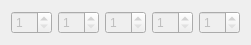
     <widget class="QWidget" name="layoutWidget_6">
      <property name="geometry">
       <rect>
        <x>190</x>
        <y>80</y>
        <width>251</width>
        <height>27</height>
       </rect>
      </property>
      <layout class="QHBoxLayout" name="horizontalLayout_2">
       <item>
        <widget class="QSpinBox" name="spinBox_SetUnitInfo_Cassette1_usArryCassCashOutPrioritySet">
         <property name="enabled">
          <bool>false</bool>
         </property>
         <property name="minimum">
          <number>1</number>
         </property>
         <property name="maximum">
          <number>10</number>
         </property>
        </widget>
       </item>
       <item>
        <widget class="QSpinBox" name="spinBox_SetUnitInfo_Cassette2_usArryCassCashOutPrioritySet">
         <property name="enabled">
          <bool>false</bool>
         </property>
         <property name="minimum">
          <number>1</number>
         </property>
         <property name="maximum">
          <number>10</number>
         </property>
        </widget>
       </item>
       <item>
        <widget class="QSpinBox" name="spinBox_SetUnitInfo_Cassette3_usArryCassCashOutPrioritySet">
         <property name="enabled">
          <bool>false</bool>
         </property>
         <property name="minimum">
          <number>1</number>
         </property>
         <property name="maximum">
          <number>10</number>
         </property>
        </widget>
       </item>
       <item>
        <widget class="QSpinBox" name="spinBox_SetUnitInfo_Cassette4_usArryCassCashOutPrioritySet">
         <property name="enabled">
          <bool>false</bool>
         </property>
         <property name="minimum">
          <number>1</number>
         </property>
         <property name="maximum">
          <number>10</number>
         </property>
        </widget>
       </item>
       <item>
        <widget class="QSpinBox" name="spinBox_SetUnitInfo_Cassette5_usArryCassCashOutPrioritySet">
         <property name="enabled">
          <bool>false</bool>
         </property>
         <property name="minimum">
          <number>1</number>
         </property>
         <property name="maximum">
          <number>10</number>
         </property>
        </widget>
       </item>
      </layout>
     </widget>
